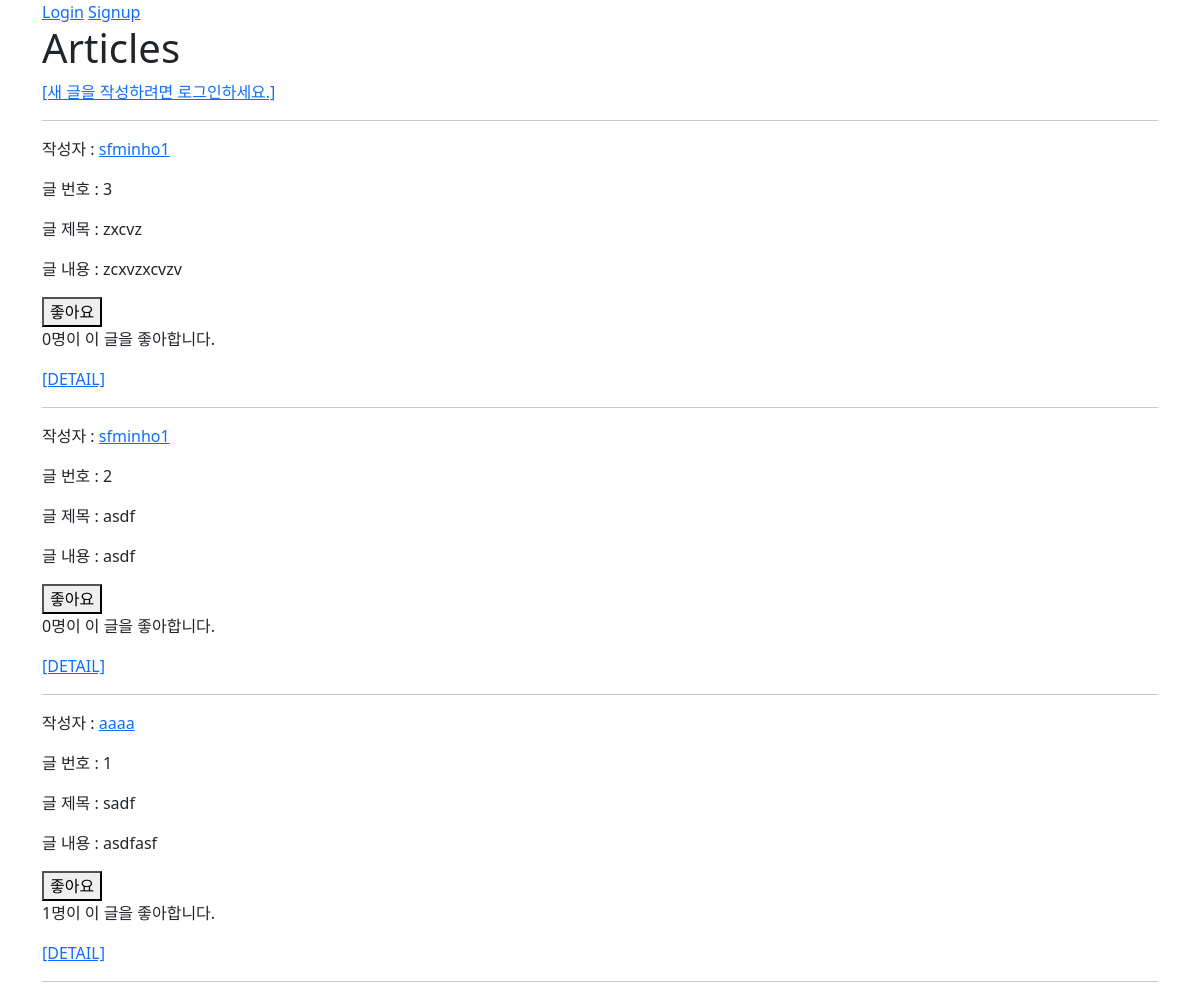
The app's page /articles/ with its own data.
### articles/models.py (models this page shows, shortened)
class Article(models.Model):
    user = models.ForeignKey(settings.AUTH_USER_MODEL, on_delete=models.CASCADE)
    like_users = models.ManyToManyField(settings.AUTH_USER_MODEL, related_name='like_articles')
    title = models.CharField(max_length=10)
    content = models.TextField()
    created_at = models.DateTimeField(auto_now_add=True)
    updated_at = models.DateTimeField(auto_now=True)

### accounts/models.py (models this page shows)
class User(AbstractUser):
    followings = models.ManyToManyField('self', symmetrical=False, related_name='followers')

### articles/views.py (the view)
# urls.py: path('', views.index, name='index'),
@require_safe
def index(request):
    articles = Article.objects.order_by('-pk')
    context = {
        'articles': articles,
    }
    return render(request, 'articles/index.html', context)

### articles/templates/articles/index.html (shortened to what this page needs)
{% extends 'base.html' %}
{% block content %}
  <h1>Articles</h1>
  {% if request.user.is_authenticated %}
    <a href="{% url 'articles:create' %}">[CREATE]</a>
  {% else %}
    <a href="{% url 'accounts:login' %}">[새 글을 작성하려면 로그인하세요.]</a>
  {% endif %}
  <hr>
  {% for article in articles %}
    <p>작성자 :
      <a href="{% url 'accounts:profile' article.user.username %}">{{ article.user }}</a>
    </p>
    <p>글 번호 : {{ article.pk }}</p>
    <p>글 제목 : {{ article.title }}</p>
    <p>글 내용 : {{ article.content }}</p>
    <div>
      <form class="like-form" data-article-id="{{ article.pk }}">
        {% if user in article.like_users.all %}
          <button id="like-button-{{ article.pk }}">좋아요 취소</button>
        {% else %}
          <button id="like-button-{{ article.pk }}">좋아요</button>
        {% endif %}
      </form>
      <p>
        <span id="like-count-{{ article.pk }}">{{ article.like_users.all|length }}</span>명이 이 글을 좋아합니다.
      </p>
    </div>
    <a href="{% url 'articles:detail' article.pk %}">[DETAIL]</a>
    <hr>
  {% endfor %}
{% endblock content %}

### records on screen
Article: user "sfminho1", pk "3", title "zxcvz", content "zcxvzxcvzv", like_users.all|length "0"
Article: user "sfminho1", pk "2", title "asdf", content "asdf", like_users.all|length "0"
Article: user "aaaa", pk "1", title "sadf", content "asdfasf", like_users.all|length "1"
